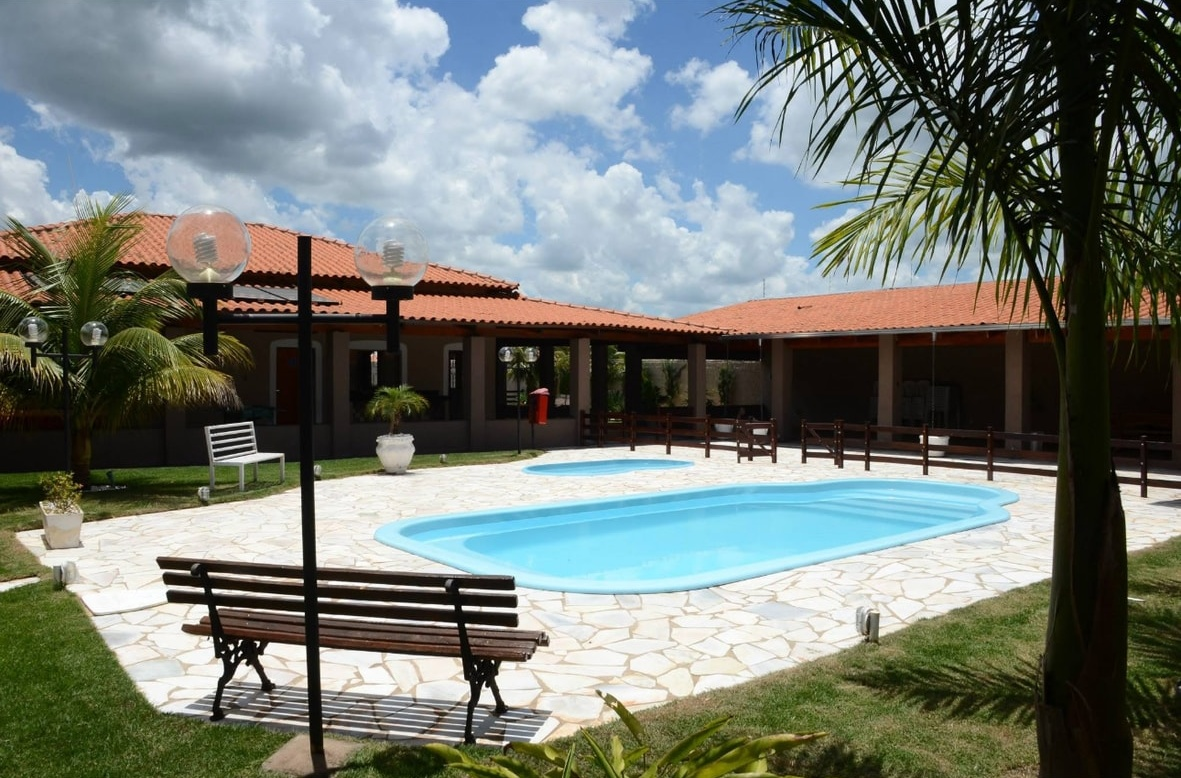
#> input picture images/source/airbnb-26.jpg, 1181 x 778 px, found by its file name
$ python process_photos.py
#> lines starting #> are read from the running program, lines starting #| are printed output that depends on the picture
"""Gera as versões web das fotos registradas em site/_photos.py.

Uso:  python images/process_photos.py
Saída: site/static/img/<slug>-<largura>.webp, site/static/og/<slug>.jpg
       site/_imgmeta.json (largura x altura de cada versão, lido pelo build)

- Sem metadados EXIF nas saídas.
- Retoques: cada caixa (x0, y0, x1, y1) é pintada com a cor mediana do entorno
  e suavizada (usado para apagar o letreiro antigo da caixa d'água).
- A foto dos anfitriões vem do post do Instagram e é recortada em 4:5.
"""
import json
import os
import statistics
import sys

from PIL import Image, ImageDraw, ImageFilter, ImageFont, ImageOps

ROOT = os.path.dirname(os.path.dirname(os.path.abspath(__file__)))
sys.path.insert(0, os.path.join(ROOT, "site"))
from _photos import PHOTOS, HERO  # noqa: E402

SRC = os.path.join(ROOT, "images", "source")
SR2X = os.path.join(ROOT, "images", "sr2x")  # ampliadas por IA (images/upscale_ai.py)
BRAND = os.path.join(ROOT, "brand")
OUT = os.path.join(ROOT, "site", "static", "img")
OG = os.path.join(ROOT, "site", "static", "og")
META = os.path.join(ROOT, "site", "_imgmeta.json")
HOSTS_ORIGINAL = os.path.join(ROOT, "images", "incoming", "instagram", "post-anfitrioes-DZck6FcHF52.jpg")

WIDTHS = [480, 800, 1200, 1600]
HERO_EXTRA = 2000
PORTRAIT_WIDTHS = [400, 640, 960]
QUALITY = 72


# [33 lines left out: functions retouch, hosts_source, not called in this run]


def save_webp(im, path):
    im.save(path, "WEBP", quality=QUALITY, method=6)


def og_image(im, slug, focal):
    """1200x630 com faixa discreta do nome. Recorte pelo ponto focal."""
    tw, th = 1200, 630
    scale = max(tw / im.width, th / im.height)
    big = im.resize((round(im.width * scale), round(im.height * scale)), Image.LANCZOS)
    fx = big.width * focal[0] / 100
    fy = big.height * focal[1] / 100
    left = int(min(max(fx - tw / 2, 0), big.width - tw))
    top = int(min(max(fy - th / 2, 0), big.height - th))
    card = big.crop((left, top, left + tw, top + th)).filter(ImageFilter.UnsharpMask(1.2, 40, 2))
    shade = Image.new("L", (tw, th), 0)
    d = ImageDraw.Draw(shade)
    for y in range(th):
        v = max(0, (y - th * 0.42) / (th * 0.58)) ** 0.85
        d.line((0, y, tw, y), fill=int(225 * v))
    dark = Image.new("RGB", (tw, th), (12, 26, 19))
    card = Image.composite(dark, card, shade)
    logo = Image.open(os.path.join(BRAND, "png", "logo-chacara-imperio-512.png")).convert("RGBA").resize((210, 210), Image.LANCZOS)
    card = card.convert("RGBA")
    card.alpha_composite(logo, (44, th - 254))
    d = ImageDraw.Draw(card)
    try:
        f1 = ImageFont.truetype(os.path.join(BRAND, "fonts", "Cinzel[wght].ttf"), 54)
        f1.set_variation_by_axes([650])
        f2 = ImageFont.truetype(os.path.join(BRAND, "fonts", "Montserrat[wght].ttf"), 25)
        f2.set_variation_by_axes([500])
    except OSError:
        f1 = f2 = ImageFont.load_default()
    d.text((278, th - 168), "CHÁCARA IMPÉRIO", font=f1, fill=(250, 245, 232))
    d.text((281, th - 94), "EVENTOS E HOSPEDAGEM EM UBERABA – MG", font=f2, fill=(232, 212, 160))
    card = card.convert("RGB")
    os.makedirs(OG, exist_ok=True)
    card.save(os.path.join(OG, f"{slug}.jpg"), quality=84, optimize=True, progressive=True)


def main():
    os.makedirs(OUT, exist_ok=True)
    meta = {}
    for pid, p in PHOTOS.items():
        scale = 1
        if p["src"] == "anfitrioes.jpg":
            src = hosts_source()
        elif os.path.exists(os.path.join(SR2X, p["src"])):
            src, scale = os.path.join(SR2X, p["src"]), 2
        else:
            src = os.path.join(SRC, p["src"])
        im = ImageOps.exif_transpose(Image.open(src)).convert("RGB")
#> im is the input picture: PIL image 1181x778 RGB; mean R, G, B 116, 122.4, 115.6
        if p.get("retouch"):
            im = retouch(im, [tuple(v * scale for v in box) for box in p["retouch"]])
        widths = PORTRAIT_WIDTHS if p.get("portrait") else list(WIDTHS)
        if pid == HERO:
            widths = widths + [HERO_EXTRA]
        variants = {}
        for w in widths:
            if w > im.width:
                continue
            h = round(im.height * w / im.width)
            v = im.resize((w, h), Image.LANCZOS)
            name = f"{p['slug']}-{w}.webp"
            save_webp(v, os.path.join(OUT, name))
            variants[w] = [w, h]
#> this loop made 5 passes
#> pass 1, in main, `v = im.resize((w, h), Image.LANCZOS)`:
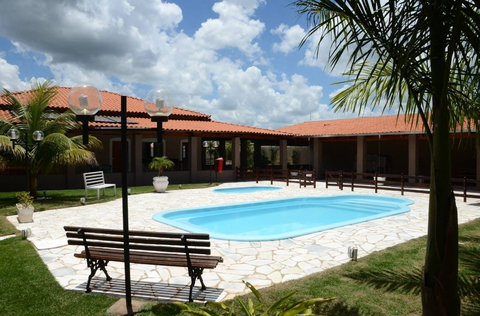
#> v: PIL image 480x316 RGB; mean R, G, B 116, 122.4, 115.7
#> after the loop, variants = {480: [480, 316], 800: [800, 527]}
        if not p.get("portrait"):
            og_image(im, p["slug"], p.get("focal", (50, 50)))
#> in og_image, `card = big.crop((left, top, left + tw, top + th)).filter(ImageFilter.U..`:
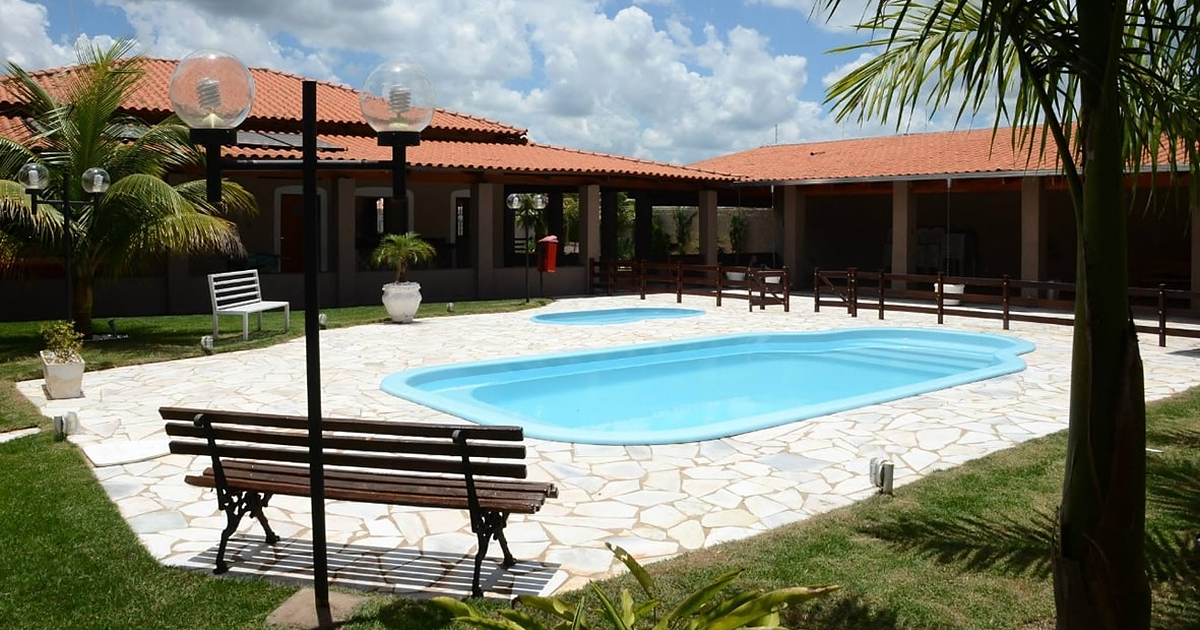
#> card: PIL image 1200x630 RGB; mean R, G, B 115.2, 119, 107.4
#> in og_image, `shade = Image.new("L", (tw, th), 0)`: shade: PIL image 1200x630 L; every value is 0
#> in og_image, `dark = Image.new("RGB", (tw, th), (12, 26, 19))`:
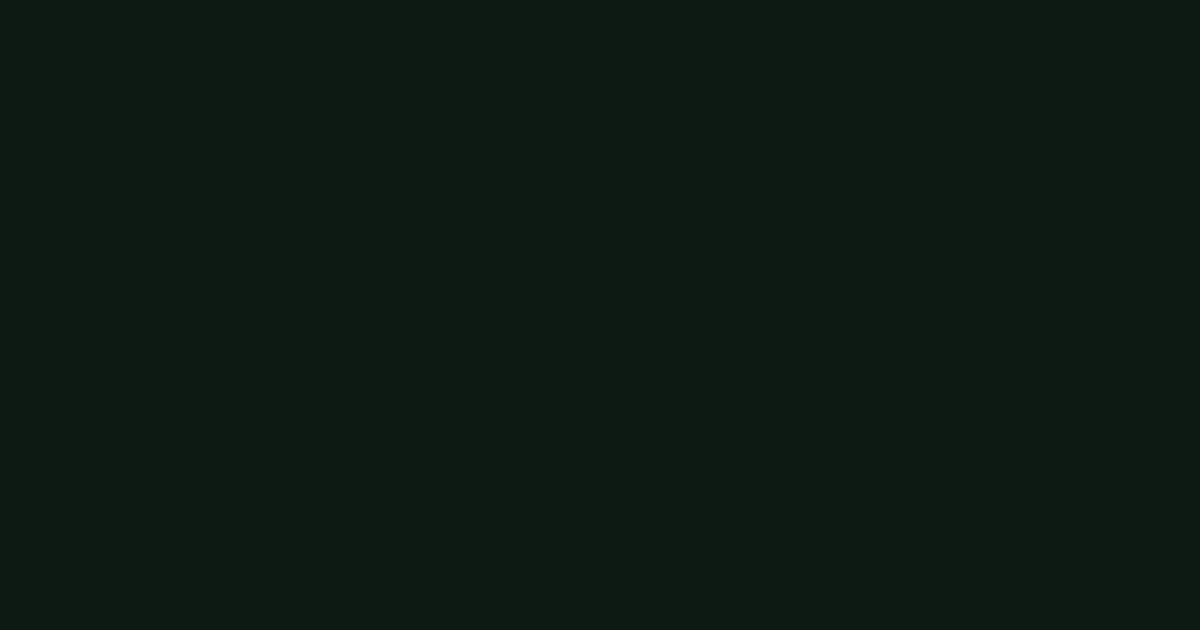
#> dark: PIL image 1200x630 RGB; mean R, G, B 12, 26, 19
#> in og_image, `card = Image.composite(dark, card, shade)`:
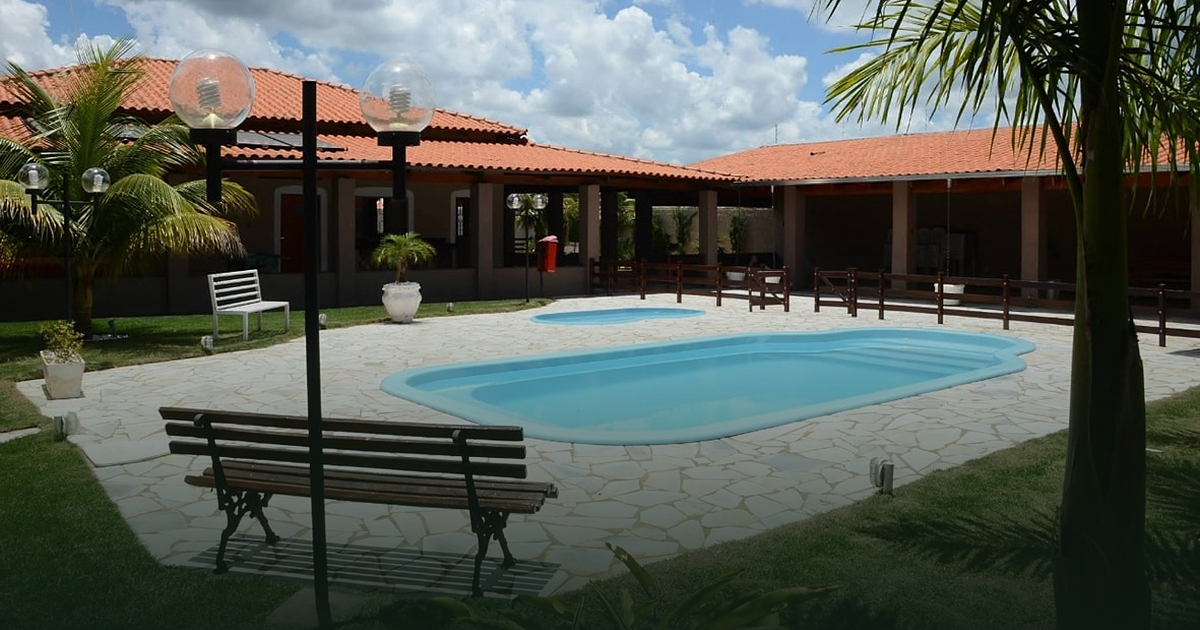
#> card: PIL image 1200x630 RGB; mean R, G, B 84.6, 90.4, 82.8
        meta[pid] = {"slug": p["slug"], "variants": variants, "ratio": round(im.width / im.height, 4)}
        print(f"{pid:22s} {im.width}x{im.height} -> {sorted(variants)}")
    with open(META, "w", encoding="utf-8") as f:
        json.dump(meta, f, ensure_ascii=False, indent=1)
    total = sum(os.path.getsize(os.path.join(OUT, n)) for n in os.listdir(OUT) if n.endswith(".webp"))
    print(f"{len(meta)} fotos, {total/1024:.0f} KB em webp")


if __name__ == "__main__":
#> (the run stopped early here; a loop or call above may not have finished)

$ run again, with images/source/airbnb-01.jpg copied over images/source/airbnb-26.jpg
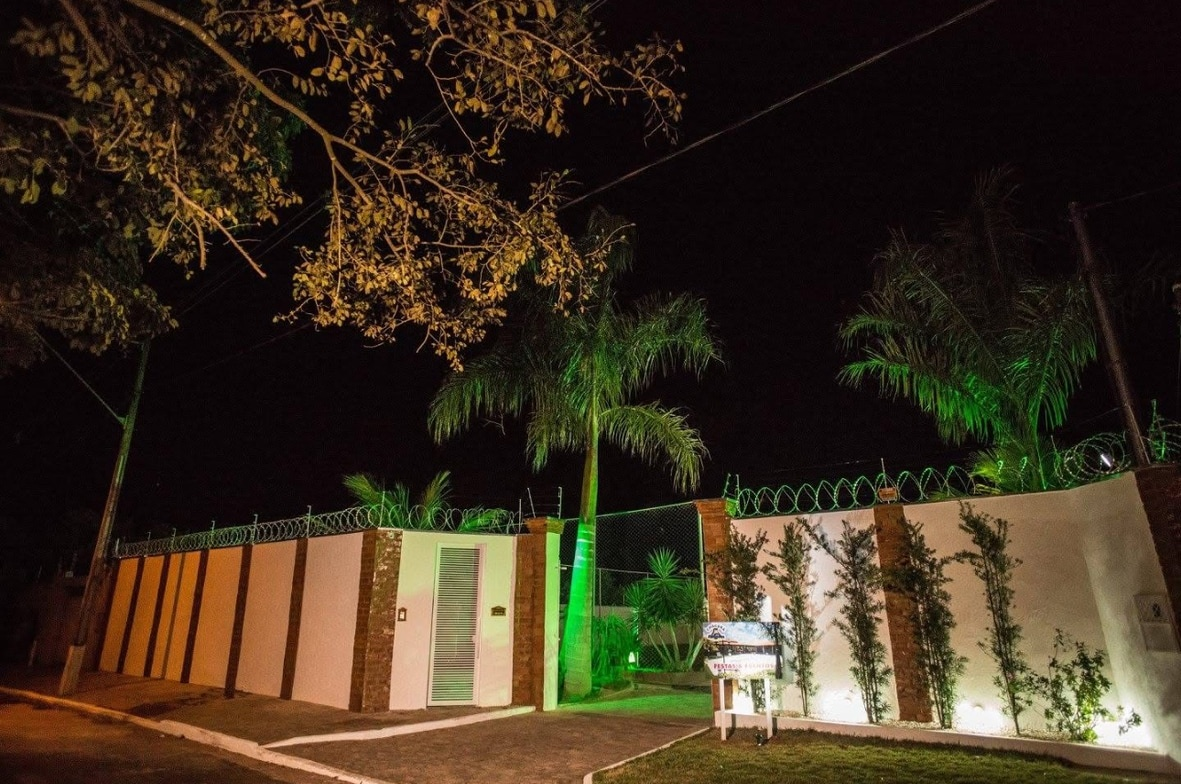
#> input picture images/source/airbnb-01.jpg, 1181 x 784 px, found by its file name
#> in main, im is the input picture: PIL image 1181x784 RGB; mean R, G, B 60.1, 47.3, 31
#> after the loop in main, `for w in widths:`: variants = {480: [480, 319], 800: [800, 531]}
#> in og_image, `card = big.crop((left, top, left + tw, top + th)).filter(ImageFilter.U..`:
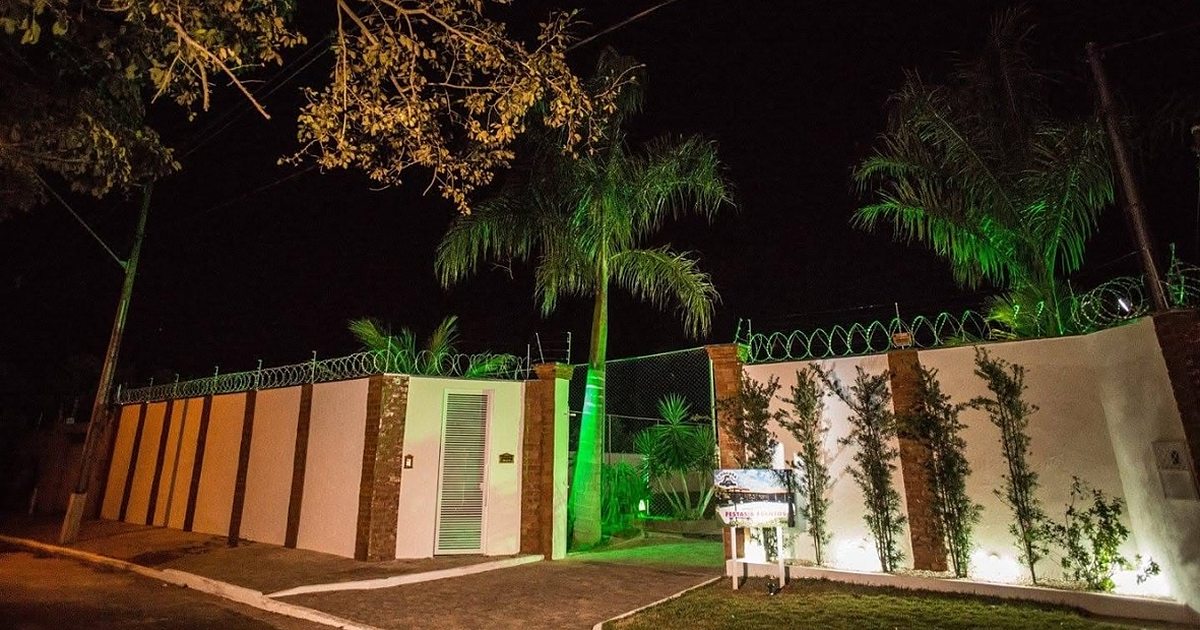
#> card: PIL image 1200x630 RGB; mean R, G, B 67.7, 54.9, 35.8
#> shade: PIL image 1200x630 L; every value is 0
#> in og_image, `card = Image.composite(dark, card, shade)`:
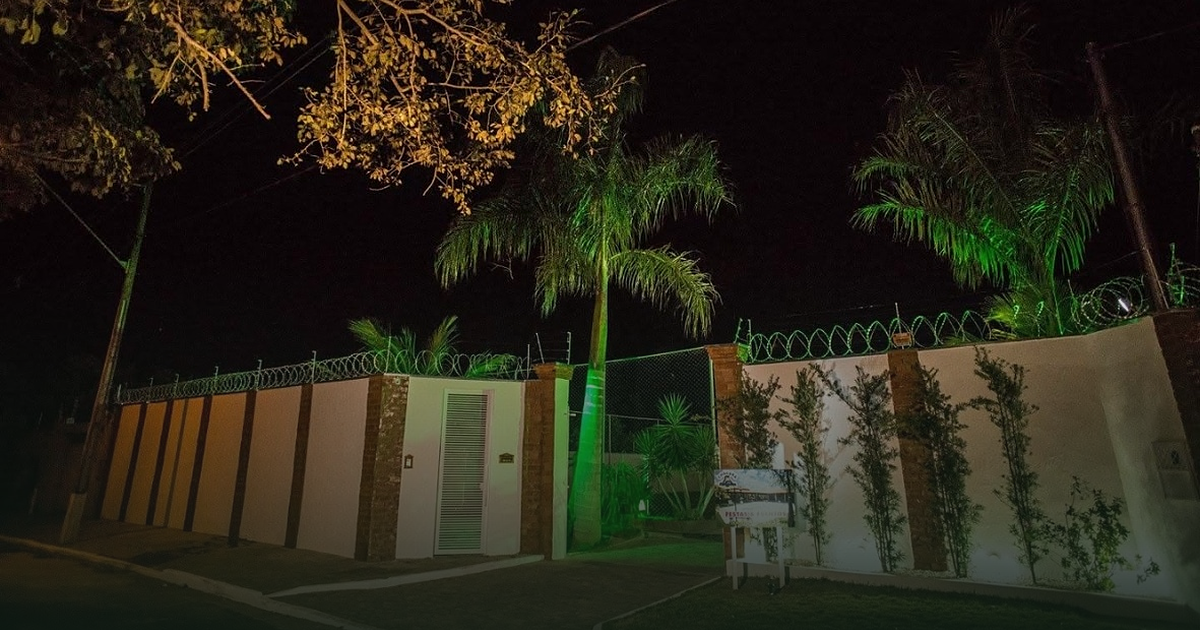
#> card: PIL image 1200x630 RGB; mean R, G, B 40, 36.8, 24.7

$ run again, with images/source/airbnb-02.jpg copied over images/source/airbnb-26.jpg
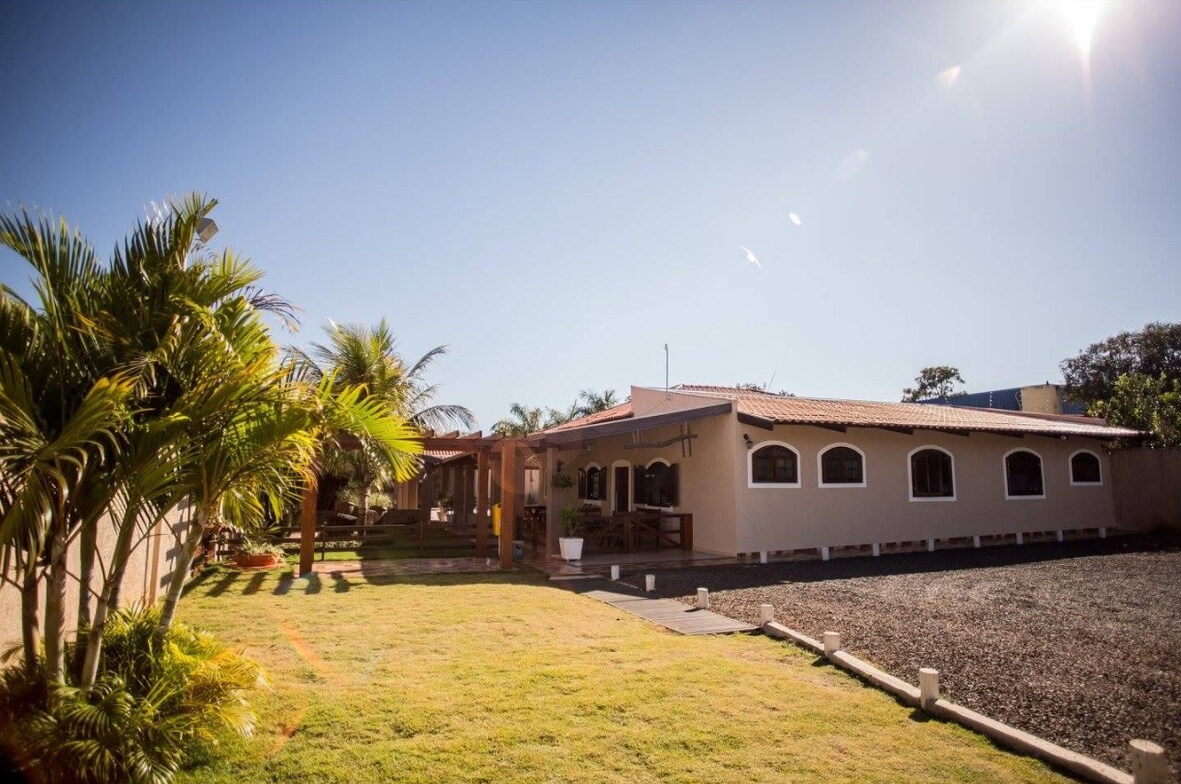
#> input picture images/source/airbnb-02.jpg, 1181 x 784 px, found by its file name
#> in main, im is the input picture: PIL image 1181x784 RGB; mean R, G, B 147.6, 140.3, 129.7
#> after the loop in main, `for w in widths:`: variants = {480: [480, 319], 800: [800, 531]}
#> in og_image, `card = big.crop((left, top, left + tw, top + th)).filter(ImageFilter.U..`:
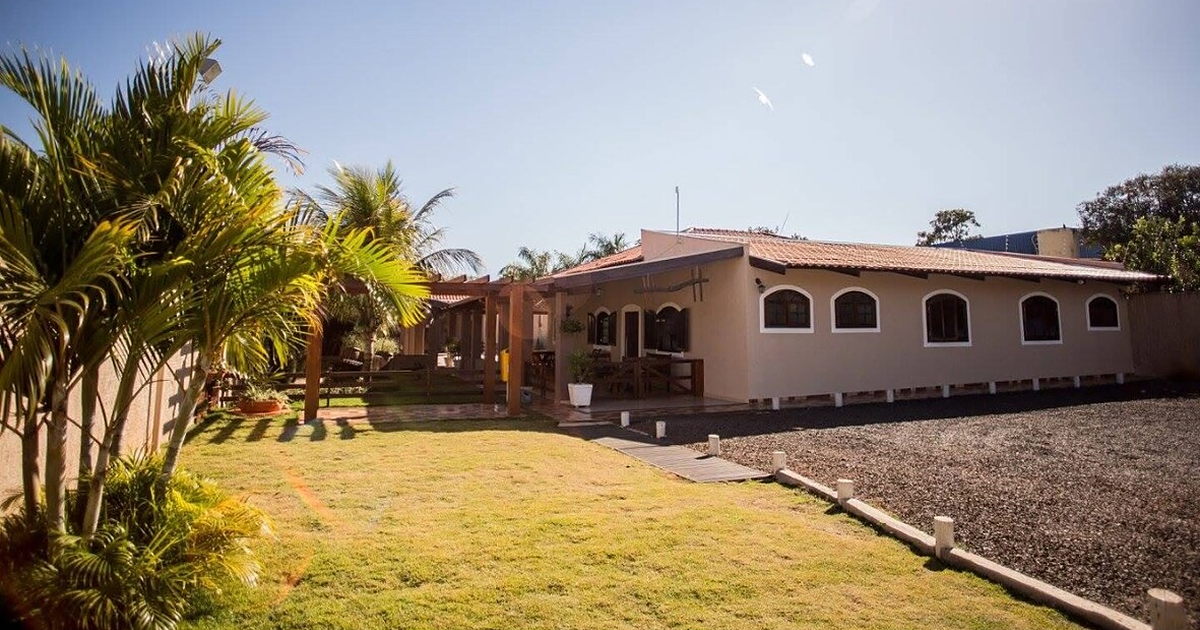
#> card: PIL image 1200x630 RGB; mean R, G, B 145.3, 132.3, 111.8
#> shade: PIL image 1200x630 L; every value is 0
#> in og_image, `card = Image.composite(dark, card, shade)`:
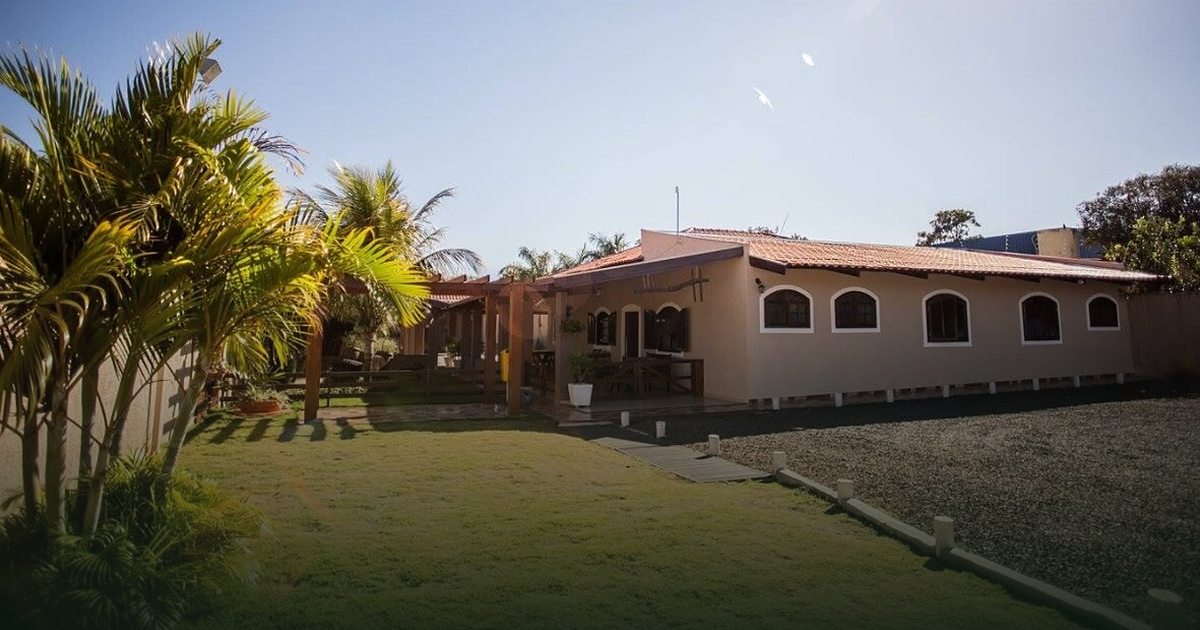
#> card: PIL image 1200x630 RGB; mean R, G, B 109.2, 107.7, 98.7
